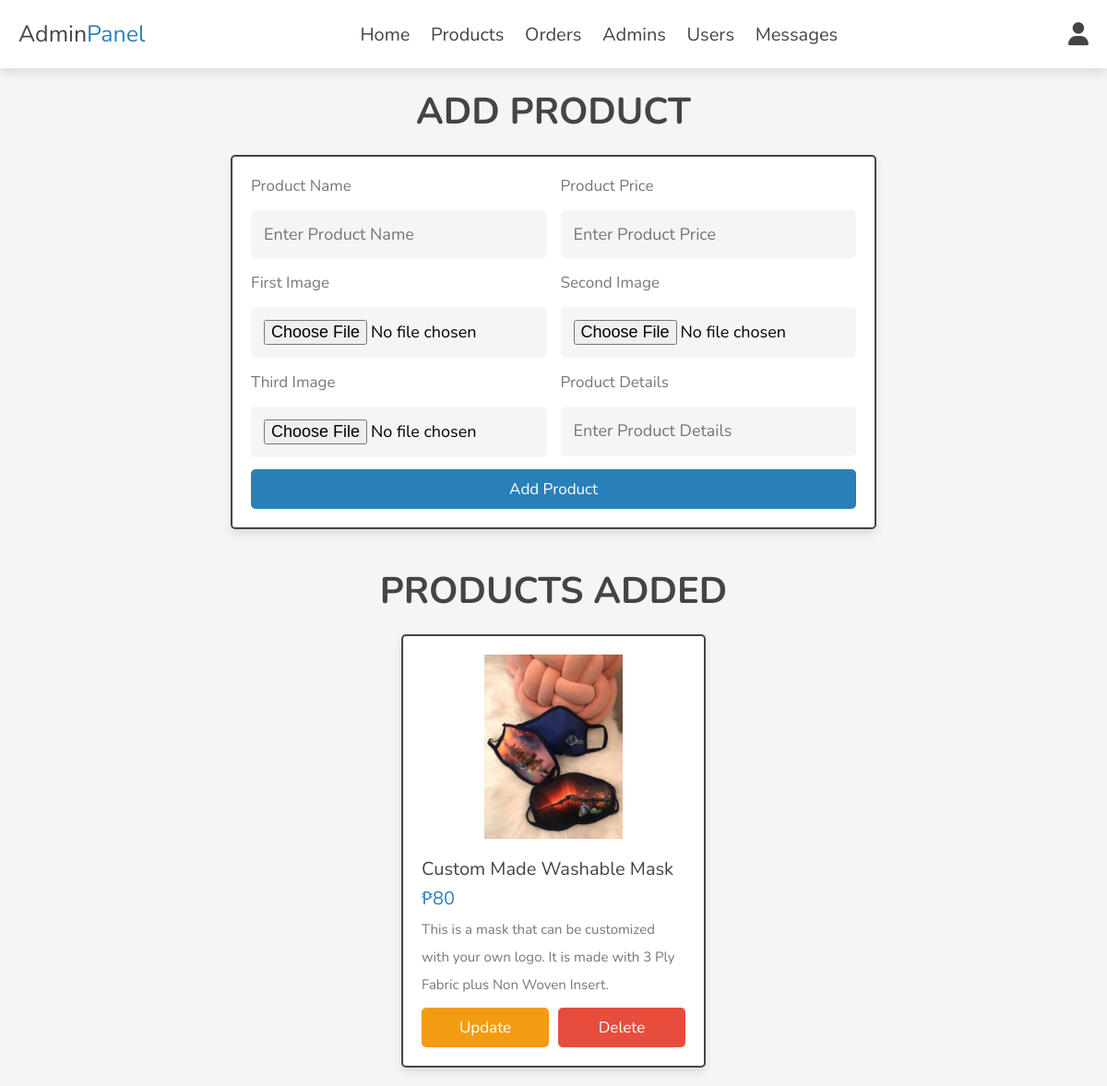
Screenshot of /admin/products.php (signed in) with the database file from the repository.
### tables this page shows
CREATE TABLE `products` (
  `id` int(100) NOT NULL,
  `name` varchar(100) NOT NULL,
  `details` varchar(500) NOT NULL,
  `price` int(10) NOT NULL,
  `image_01` varchar(100) NOT NULL,
  `image_02` varchar(100) NOT NULL,
  `image_03` varchar(100) NOT NULL
);

### admin/products.php (the view, shortened to what this page needs)
<?php
include '../components/connect.php';
?>
<!DOCTYPE html>
<html lang="en">
<head>
   <link rel="stylesheet" href="https://cdnjs.cloudflare.com/ajax/libs/font-awesome/6.1.1/css/all.min.css">
   <link rel="stylesheet" href="../css/admin_style.css">
</head>
<body>
<?php include '../components/admin_header.php'; ?>
<section class="add-products">
   <h1 class="heading">add product</h1>
   <form action="" method="post" enctype="multipart/form-data">
      <div class="flex">
         <div class="inputBox">
            <span>Product Name</span>
            <input type="text" class="box" required maxlength="100" placeholder="Enter Product Name" name="name">
         </div>
         <div class="inputBox">
            <span>Product Price</span>
            <input type="number" min="0" class="box" required max="9999999999" placeholder="Enter Product Price" onkeypress="if(this.value.length == 10) return false;" name="price">
         </div>
        <div class="inputBox">
            <span>First Image</span>
            <input type="file" name="image_01" accept="image/jpg, image/jpeg, image/png, image/webp" class="box" required>
        </div>
        <div class="inputBox">
            <span>Second Image</span>
            <input type="file" name="image_02" accept="image/jpg, image/jpeg, image/png, image/webp" class="box" required>
        </div>
        <div class="inputBox">
            <span>Third Image</span>
            <input type="file" name="image_03" accept="image/jpg, image/jpeg, image/png, image/webp" class="box" required>
        </div>
         <div class="inputBox">
            <span>Product Details</span>
            <textarea name="details" placeholder="Enter Product Details" class="box" required maxlength="500" cols="30" rows="10"></textarea>
         </div>
      </div>
      <input type="submit" value="add product" class="btn" name="add_product">
   </form>
</section>
<section class="show-products">
   <h1 class="heading">products added</h1>
   <div class="box-container">
   <?php
      $select_products = $conn->prepare("SELECT * FROM `products`");
      $select_products->execute();
      if($select_products->rowCount() > 0){
         while($fetch_products = $select_products->fetch(PDO::FETCH_ASSOC)){
   ?>
   <div class="box">
      <img src="../uploaded_img/<?= $fetch_products['image_01']; ?>" alt="">
      <div class="name"><?= $fetch_products['name']; ?></div>
      <div class="price">₱<span><?= $fetch_products['price']; ?></span></div>
      <div class="details"><span><?= $fetch_products['details']; ?></span></div>
      <div class="flex-btn">
         <a href="update_product.php?update=<?= $fetch_products['id']; ?>" class="option-btn">update</a>
         <a href="products.php?delete=<?= $fetch_products['id']; ?>" class="delete-btn" onclick="return confirm('Delete this product?');">delete</a>
      </div>
   </div>
   <?php
         }
      }else{
         echo '<p class="empty">No products added yet!</p>';
      }
   ?>
   </div>
</section>
</body>
</html>

### css/admin_style.css (style rules this page uses)
:root { --main-color:#2980b9; --orange:#f39c12; --red:#e74c3c; --black:#444; --white:#fff; --light-color:#777; --light-bg:#f5f5f5; --border:.2rem solid var(--black); --box-shadow:0 .5rem 1rem rgba(0,0,0,.1); }
* { font-family: 'Nunito', sans-serif; margin:0; padding:0; box-sizing: border-box; outline: none; border:none; text-decoration: none; }
html { font-size: 62.5%; overflow-x: hidden; }
body { background-color: var(--light-bg); }
section { padding:2rem; max-width: 1200px; margin:0 auto; }
.heading { font-size: 4rem; color:var(--black); margin-bottom: 2rem; text-align: center; text-transform: uppercase; }
.btn, .delete-btn, .option-btn { display: block; width: 100%; margin-top: 1rem; border-radius: .5rem; padding:1rem 3rem; font-size: 1.7rem; text-transform: capitalize; color:var(--white); cursor: pointer; text-align: center; }
.btn { background-color: var(--main-color); }
.option-btn { background-color: var(--orange); }
.delete-btn { background-color: var(--red); }
.flex-btn { display: flex; gap:1rem; }
.add-products form { max-width: 70rem; margin: 0 auto; background-color: var(--white); box-shadow: var(--box-shadow); border:var(--border); border-radius: .5rem; padding:2rem; }
.add-products form .flex { display: flex; gap:1.5rem; flex-wrap: wrap; }
.add-products form .flex .inputBox { flex:1 1 25rem; }
.add-products form span { font-size:1.7rem; color:var(--light-color); }
.add-products form .box { font-size: 1.8rem; background-color: var(--light-bg); border-radius: .5rem; padding:1.4rem; width: 100%; margin-top: 1.5rem; }
.add-products form textarea { height: 5.4rem; resize: none; }
.show-products .box-container { display: grid; grid-template-columns: repeat(auto-fit, 33rem); gap:1.5rem; justify-content: center; align-items: flex-start; }
.show-products .box-container .box { background-color: var(--white); box-shadow: var(--box-shadow); border-radius: .5rem; border:var(--border); padding:2rem; }
.show-products .box-container .box img { width: 100%; height: 20rem; object-fit: contain; margin-bottom: 1.5rem; }
.show-products .box-container .box .name { font-size: 2rem; color:var(--black); }
.show-products .box-container .box .price { font-size: 2rem; color:var(--main-color); margin:.5rem 0; }
.show-products .box-container .box .details { font-size: 1.5rem; color:var(--light-color); line-height: 2; }

### rows the page displays
products: image_01 (picture), name "Custom Made Washable Mask", price "80", details "This is a mask that can be customized with your own logo. It is made with 3 Ply Fabric plus Non Woven Insert."
